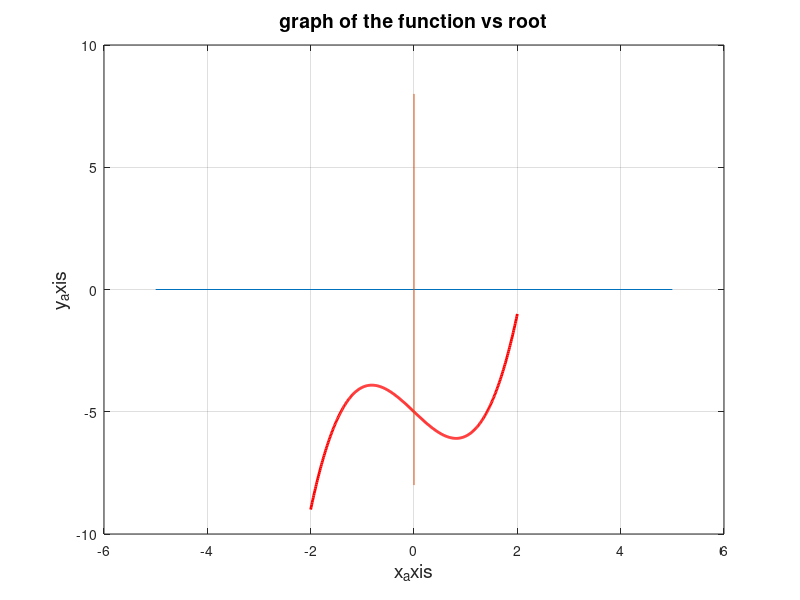

The MATLAB source for this figure: (Note: this script raises an error after producing the figure.)
%The mathlab program of NEWTON RAPHSON Method.
function newton_raphson_method
clc
clear all
clear fig
disp('-----input----')
xl=input('the value of xl=');
xu=input('the value of xu=');
tol=0.0001;
disp('-----output----')
if ((f(xl)*f(xu))<0)
 x(1)=((xl+xu)/2);
 if(dF(x(1))~=0)
 for i=1:1000
 x(i+1)=((x(i)-((f(x(i))/f(x(i))))));
 error=abs(x(i+1)-x(i));
 fprintf('%d %4f %8f\n',i,x(i),f(x(i+1)))
 if(error<tol)
 root=x(i+1);
 fprintf('the error and root and the value of f(x) is %f\n %f\n %f\n',error,root,f(root))
 break
 end
 end
 end
else
 fprintf('there is no real root of f(x) or f(x) in the interval %d %d',xl,xu)
end
 
disp('----figure----')
x=(-2:0.01:2);
plot(x,f(x),'r','linewidth',2)
hold on
%plot(x,f(x),'ob')
plot([-5,5],[0,0])
hold on
plot([-0,0],[-8,8])
hold off
xlabel('x_axis','fontsize',14)
ylabel('y_axis','fontsize',14)
grid on
title('graph of the function vs root','fontsize',14)
legend('graph of x^3-2*x-1','root',2)
end
function z=f(x)
 z=x.^3-2*x-5;
 end
 function dz=dF(x)
 dz=3*x.^2-2;
 end